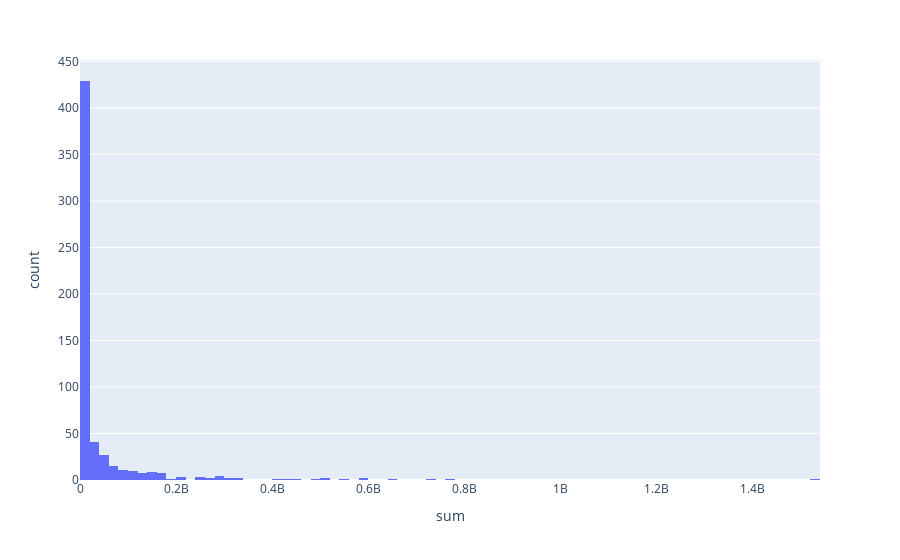

Here is the notebook cell this chart was saved with:
### Code cell
fig3 = px.histogram(data_fig3, x = 'sum')
fig3.show()

### Figure 1 — Plotly figure (JSON) as saved in the notebook; plotly's stock layout.template omitted (floating-point values rounded to 4 significant figures; data arrays with more than 128 entries replaced by an {"elided": "..."} marker saying what was removed)
{"data": [{"alignmentgroup": "True", "bingroup": "x", "hovertemplate": "sum=%{x}<br>count=%{y}<extra></extra>", "legendgroup": "", "marker": {"color": "#636efa"}, "name": "", "offsetgroup": "", "orientation": "v", "showlegend": false, "type": "histogram", "x": {"elided": "587 int values"}, "xaxis": "x", "yaxis": "y"}], "layout": {"barmode": "relative", "legend": {"tracegroupgap": 0}, "margin": {"t": 60}, "xaxis": {"anchor": "y", "domain": [0, 1], "title": {"text": "sum"}}, "yaxis": {"anchor": "x", "domain": [0, 1], "title": {"text": "count"}}}}
